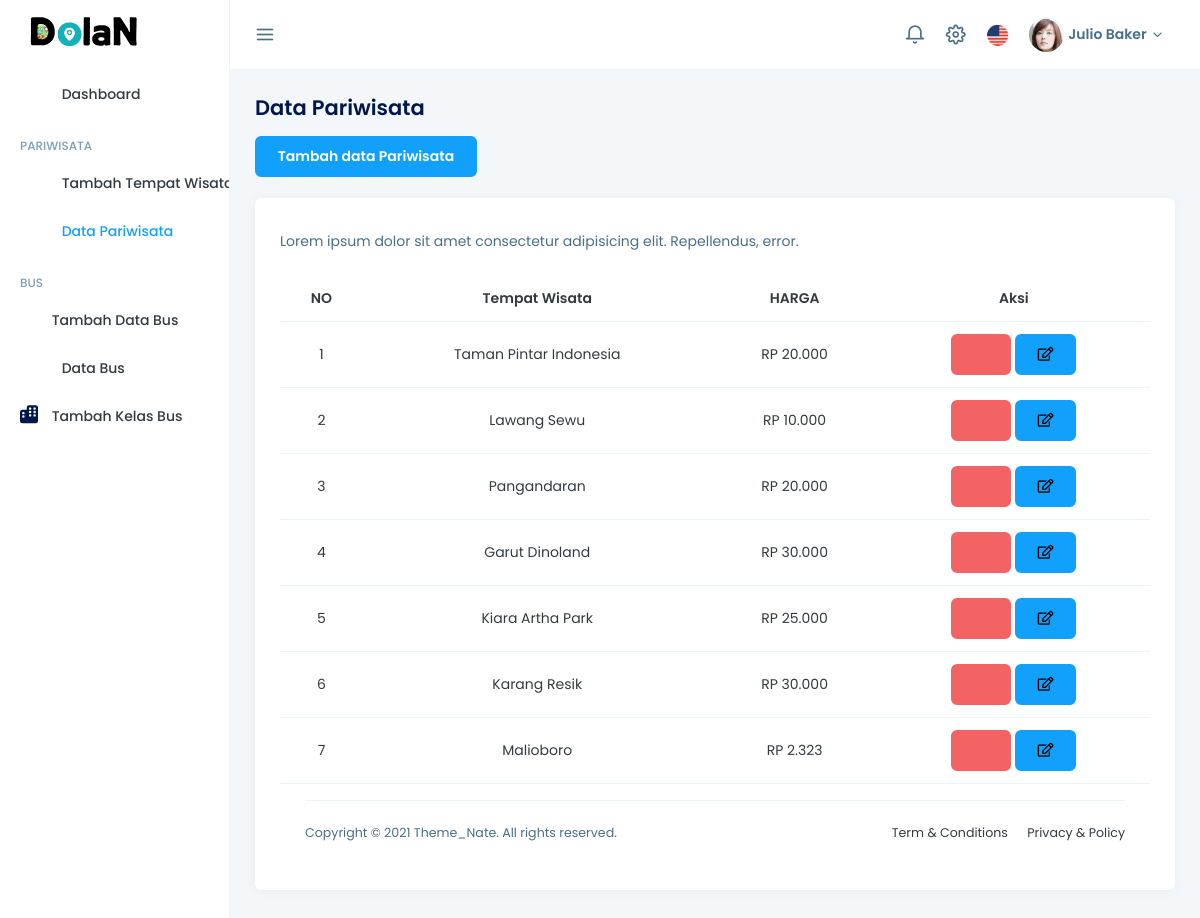
The app's page /index.php/tiket with its own data.
### tables this page shows
CREATE TABLE `parwis` (
  `id` int NOT NULL,
  `Wisata` varchar(128) NOT NULL,
  `Harga` varchar(128) NOT NULL
);

### application/controllers/Tiket.php (called while the page is built, shortened)
<?php
class Tiket extends CI_Controller
{
    public function __construct()
    {
        $this->load->library('form_validation');
        $this->load->model('TiketModel');
    }
    public function index()
    {
        $data['tiket'] = $this->TiketModel->getAllTiket();
        $this->load->view('admin/tablePariwisata', $data);
    }
}

### index.php (called while the page is built, shortened)
<?php
require_once BASEPATH.'core/CodeIgniter.php';

### application/models/TiketModel.php (called while the page is built, shortened)
<?php
class TiketModel extends CI_Model
{
    public function getAllTiket()
    {
        return $this->db->get("parwis")->result();
    }
}

### application/views/admin/tablePariwisata.php (the view, shortened to what this page needs)
<!DOCTYPE html>
<html lang="en">
<head>
    <link href="<?= base_url('assetsAdmin/') ?>vendors/datatables/dataTables.bootstrap.min.css" rel="stylesheet">
    <link rel="stylesheet" href="https://cdn.jsdelivr.net/npm/@sweetalert2/theme-dark@5/dark.css" />
    <link href="<?= base_url('assetsAdmin/') ?>css/app.min.css" rel="stylesheet">
    <link rel="stylesheet" href="<?= base_url('assets/font-awesome/css/all.css') ?>">
    <link rel="stylesheet" href="<?= base_url('assetsAdmin/css/admin.css') ?>">
</head>
<body>
    <div class="layout">
        <div class="vertical-layout">
            <div class="header-text-dark header-nav layout-vertical">
                <div class="header-nav-wrap">
                    <div class="header-nav-left">
                        <div class="header-nav-item desktop-toggle">
                            <div class="header-nav-item-select cursor-pointer">
                                <i class="nav-icon feather icon-menu icon-arrow-right"></i>
                            </div>
                        </div>
                    </div>
                    <div class="header-nav-right">
                        <div class="header-nav-item">
                            <div class="dropdown header-nav-item-select nav-notification">
                                <div class="toggle-wrapper" id="nav-notification-dropdown" data-bs-toggle="dropdown">
                                    <i class="header-nav-item-select nav-icon feather icon-bell"></i>
                                </div>
                            </div>
                        </div>
                        <div class="header-nav-item">
                            <div class="header-nav-item-select">
                                <div class="toggle-wrapper" data-bs-toggle="modal" data-bs-target="#quick-view">
                                    <i class="nav-icon feather icon-settings"></i>
                                </div>
                            </div>
                        </div>
                        <div class="header-nav-item">
                            <div class="dropdown header-nav-item-select">
                                <div class="toggle-wrapper" id="nav-lang-dropdown" data-bs-toggle="dropdown">
                                    <div class="avatar avatar-circle avatar-image"
                                        style="width: 22px; height: 22px; line-height: 22px;">
                                        <img src="<?= base_url('assetsAdmin/') ?>images/thumbs/en_US.png" alt="">
                                    </div>
                                </div>
                            </div>
                        </div>
                        <div class="header-nav-item">
                            <div class="dropdown header-nav-item-select nav-profile">
                                <div class="toggle-wrapper" id="nav-profile-dropdown" data-bs-toggle="dropdown">
                                    <div class="avatar avatar-circle avatar-image"
                                        style="width: 35px; height: 35px; line-height: 35px;">
                                        <img src="<?= base_url('assetsAdmin/') ?>images/avatars/thumb-1.jpg" alt="">
                                    </div>
                                    <span class="fw-bold mx-1">Julio Baker</span>
                                    <i class="feather icon-chevron-down"></i>
                                </div>
                            </div>
                        </div>
                    </div>
                </div>
            </div>
            <div class="side-nav vertical-menu nav-menu-light scrollable">
                <div class="nav-logo">
                    <div class="w-100 logo">
                        <img class="img-fluid" src="<?= base_url('assets/') ?>images/logo.svg" style="max-height: 70px;"
                            alt="logo">
                    </div>
                </div>
                <ul class="nav-menu">
                    <li class="nav-menu-item">
                        <a href="<?= base_url('admin') ?>">
                            <i class="fa-duotone fa-house"></i>
                            <span class="nav-menu-item-title">Dashboard</span>
                        </a>
                    </li>
                    <li class="nav-group-title">PARIWISATA</li>
                    <li class="nav-menu-item">
                        <a href="<?= base_url('tiket/tambahPariwisata') ?>">
                            <i class="fa-duotone fa-suitcase-rolling"></i>
                            <span class="nav-menu-item-title">Tambah Tempat Wisata</span>
                        </a>
                    </li>
                    <li class="nav-menu-item router-link-active">
                        <a href="<?= base_url('tiket') ?>">
                            <i class="fa-duotone fa-table"></i>
                            <span class="nav-menu-item-title">Data Pariwisata</span>
                        </a>
                    </li>
                    <li class="nav-group-title">BUS</li>
                    <li class="nav-menu-item">
                        <a href="<?= base_url('tiket/tambahRute') ?>">
                            <i class="fa-regular fa-layer-plus"></i>
                            <span class="nav-menu-item-title">Tambah Data Bus</span>
                        </a>
                    </li>
                    <li class="nav-menu-item">
                        <a href="<?= base_url('tiket/dataRuteBus') ?>">
                            <i class="fa-duotone fa-table"></i>
                            <span class="nav-menu-item-title">Data Bus</span>
                        </a>
                    </li>
                    <li class="nav-menu-item">
                        <a href="<?= base_url('tiket/kelasBus') ?>">
                            <i class="fa-solid fa-buildings"></i>
                            <span class="nav-menu-item-title">Tambah Kelas Bus</span>
                        </a>
                    </li>
            </div>
            <div class="content">
                <div class="main">
                    <div class="page-header">
                        <h4 class="page-title">Data Pariwisata</h4>
                    </div>
                    <div>
                        <a href="<?= base_url('tiket/tambahPariwisata') ?>">
                            <button class="btn btn-primary">Tambah data Pariwisata</button>
                        </a>
                    </div>
                    <br>
                    <div class="card">
                        <div class="card-body">
                            <p>Lorem ipsum dolor sit amet consectetur adipisicing elit. Repellendus, error.</p>
                            <div class="mt-4">
                                <table id="data-table" class="table data-table">
                                    <thead>
                                        <tr class="main-title">
                                            <td class="text-center" scope="col">NO</td>
                                            <td class="text-center" scope="col">Tempat Wisata</td>
                                            <td class="text-center" scope="col">HARGA</td>
                                            <td class="text-center" scope="col">Aksi</td>
                                        </tr>
                                    </thead>
                                    <tbody>
                                        <?php
                                        $no = 1;
                                        foreach ($tiket as $tik):
                                            ?>
                                            <tr>
                                                <td class="text-center">
                                                    <?= $no++ ?>
                                                </td>
                                                <td class="text-center">
                                                    <?php echo $tik->Wisata ?>
                                                </td>
                                                <td class="text-center">
                                                    <?php echo $tik->Harga ?>
                                                </td>
                                                <td class="text-center">
                                                    <a href="#" class="btn btn-danger"
                                                        onclick="confirmDelete(event, <?= $tik->id ?>)">
                                                        <i class="fa-regular fa-trash"></i>
                                                    </a>
                                                    <a href="#" class="btn btn-primary"
                                                        onclick="confirmEdit(event, <?= $tik->id ?>)">
                                                        <i class="fa-regular fa-pen-to-square" style="color: #000"></i>
                                                    </a>
                                                </td>
                                            </tr>
                                        <?php endforeach;
                                        ?>
                                    </tbody>
                                </table>
                            </div>
                            <div class="footer">
                                <div class="footer-content">
                                    <p class="mb-0">Copyright © 2021 Theme_Nate. All rights reserved.</p>
                                    <span>
                                        <a href="" class="text-gray me-3">Term &amp; Conditions</a>
                                        <a href="" class="text-gray">Privacy &amp; Policy</a>
                                    </span>
                                </div>
                            </div>
                        </div>
                    </div>
                </div>
</body>
</html>

### assetsAdmin/css/admin.css (style rules this page uses)
body { font-family: 'Poppins'; }
.main-title td { font-weight: 600; }

### records on screen
parwis: Wisata "Taman Pintar Indonesia", Harga "RP 20.000"
parwis: Wisata "Lawang Sewu", Harga "RP 10.000"
parwis: Wisata "Pangandaran", Harga "RP 20.000"
parwis: Wisata "Garut Dinoland", Harga "RP 30.000"
parwis: Wisata "Kiara Artha Park", Harga "RP 25.000"
parwis: Wisata "Karang Resik", Harga "RP 30.000"
parwis: Wisata "Malioboro", Harga "RP 2.323"
